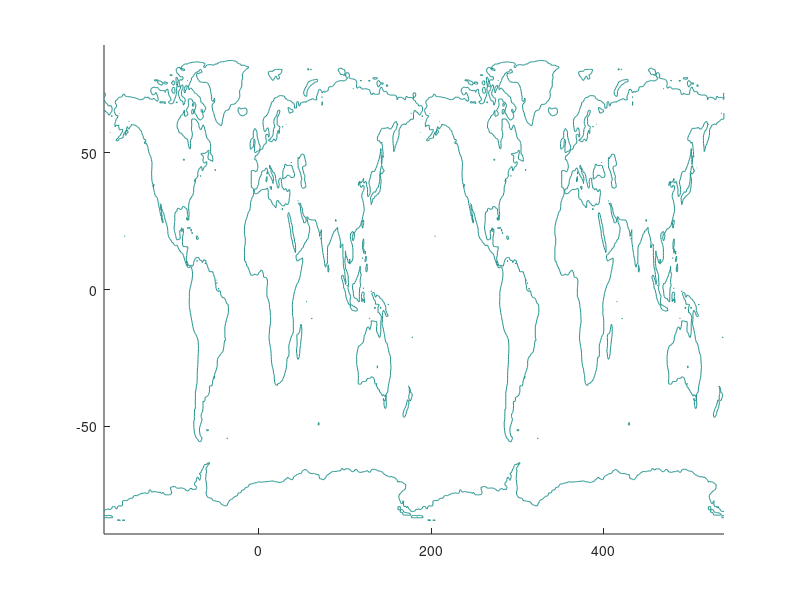

The MATLAB source for this figure: (Note: this script raises an error after producing the figure.)

load topo_1deg.mat
hold on;
map_lon = [map_lon(181:360)-360, map_lon, map_lon(1:180)+360];
map_flip = [map(1:180,:); map(181:360,:); map(1:180,:); map(181:360,:)];
contour(map_lon,map_lat',map_flip',[0 0],'color',[0.4 0.4 0.4],'linewidth',2)
%contour(map_lon,map_lat',map_flip',[0 0],'k','linewidth',2)
%contour(map_lon,map_lat',map',[0 0],'k','linewidth',2)
%contour(map_lon-180,map_lat',map',[0 0],'k','linewidth',2)